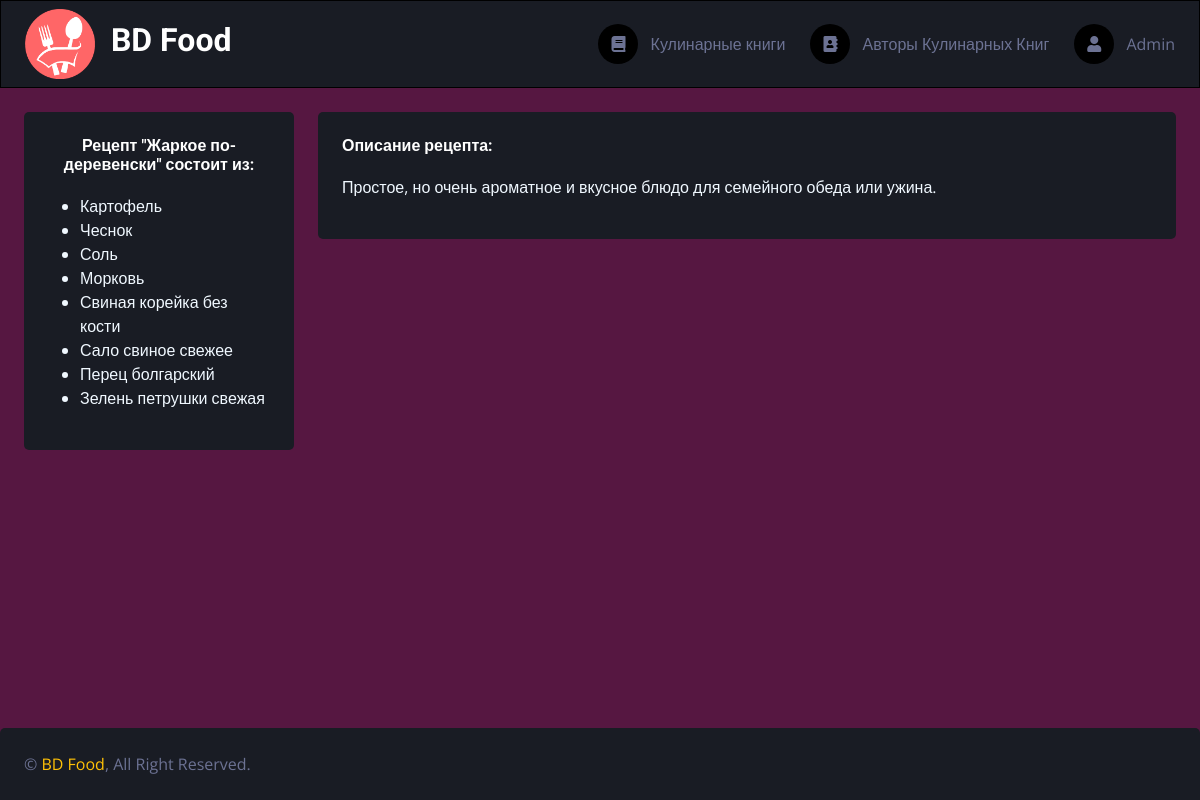
/open/3/, run on the app's committed database.
### server/models.py (models this page shows, shortened)
class RecipeIngredient(models.Model):
    recipe = models.ForeignKey(Recipe, on_delete=models.CASCADE)
    ingredient = models.ManyToManyField(Ingredient, blank=False)

class Recipe(models.Model):
    cookbook = models.ForeignKey(Cookbook, on_delete=models.CASCADE)
    title = models.CharField(max_length=100)
    description = models.TextField()
    def __str__(self):
        return self.title

class Ingredient(models.Model):
    name = models.CharField(max_length=100)

### server/views.py (the view)
# urls.py: path('open/<int:pk>/', views.open, name='open'),# url открытия описание рецептов
def open(request, pk): # Описание рецептов
    recipe = RecipeIngredient.objects.get(pk=pk)
    data = {
        'recipe': recipe,
    }
    return render(request, 'server/open.html', data)

### server/templates/server/open.html (shortened to what this page needs)
{% extends "server/index.html" %}
{% load static %}
{% block content %}
<div class="container-fluid pt-4 px-4">
    <div class="row g-4">
        <div class="col-sm-12 col-xl-3">
            <div class="bg-secondary text-center rounded p-4">
                <div class="d-flex align-items-start mb-3">
                    <h6 class="mb-1">Рецепт "{{recipe.recipe}}" состоит из:</h6>
                </div>
                <div style="color: aliceblue;" class='wrapper'>
                <ul>
                    {% for ingredient in recipe.ingredient.all %}
                        <li>{{ ingredient.name }}</li>
                    {% endfor %}
                </ul>
            </div>
            </div>
        </div>
        <div class="col-sm-12 col-xl-9">
            <div class="bg-secondary text-center rounded p-4">
                <div class="d-flex align-items-start mb-3">
                    <h6 class="mb-1">Описание рецепта:</h6>
                </div>
                <p style="color: aliceblue; text-align: justify;">
                {{recipe.recipe.description}}
                </p>
            </div>
        </div>
    </div>
</div>
{% endblock %}

### server/static/server/css/stylesess.css (style rules this page uses)
:root { --primary: #ffc107; --secondary: #191C24; --light: hsl(231, 15%, 50%); --dark: #000000; --purple: #561741; }
.wrapper { text-align: left; }

### data on the page
RecipeIngredient: recipe "Жаркое по-деревенски", recipe.description "Простое, но очень ароматное и вкусное блюдо для семейного обеда или ужина."
Ingredient: name "Картофель"
Ingredient: name "Чеснок"
Ingredient: name "Соль"
Ingredient: name "Морковь"
Ingredient: name "Свиная корейка без кости"
Ingredient: name "Сало свиное свежее"
Ingredient: name "Перец болгарский"
Ingredient: name "Зелень петрушки свежая"
